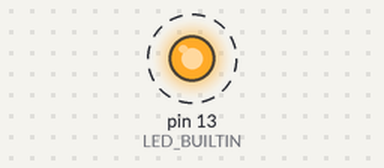
A sketch run on a simulated Arduino Uno, built with avr-gcc and run on an emulated ATmega328P. Shown: output pins drawn as LEDs (lit = HIGH). Dashed ring = blinking.

Above: at 0.4 s.
Timing chart, 0 to 3.0 s (numbered marks = the images above):
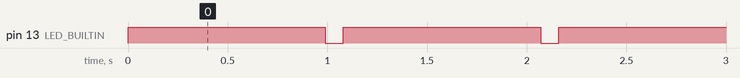

The sketch:

Exec1.ino
```cpp
#include <Arduino_FreeRTOS.h>
#include <MultiFuncShield.h>

void TaskBlink1( void *pvParameters );

const int TIME_ON = 1000 ;
const int TIME_OFF = 100;

void setup() {
  // put your setup code here, to run once:
  //Setup UART
  Serial.begin(9600);

  //Create task to toogle  LED D1
  xTaskCreate(
              TaskBlink1, // Function to be called
              "Task1",    // Name of task for debuging
              128,        // Stack size
              NULL,       // Parameter to pass to function
              1,          // Task priority (0 to configMAX_PRIORITIES -1)
              NULL);      // Task handle

  //Start Scheduler that will manage tasks
  vTaskStartScheduler();
}

void TaskBlink1( void *pvParameters )
{
  pinMode(LED_BUILTIN, OUTPUT);
  while(1)
  {
    digitalWrite(LED_BUILTIN,HIGH);
    vTaskDelay( TIME_ON / portTICK_PERIOD_MS );
    digitalWrite(LED_BUILTIN,LOW);
    vTaskDelay( TIME_OFF / portTICK_PERIOD_MS );
  }
}

void loop() {
  // put your main code here, to run repeatedly:
}
```

Measured:
- by itself, pin 13 (LED_BUILTIN): alternates HIGH for 0.99 s and LOW for 0.09 s
